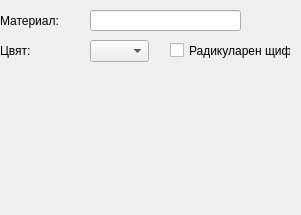
<?xml version="1.0" encoding="UTF-8"?>
<ui version="4.0">
 <class>ObturationView</class>
 <widget class="QWidget" name="ObturationView">
  <property name="geometry">
   <rect>
    <x>0</x>
    <y>0</y>
    <width>301</width>
    <height>215</height>
   </rect>
  </property>
  <property name="windowTitle">
   <string>ObturationView</string>
  </property>
  <widget class="QComboBox" name="combo_color">
   <property name="geometry">
    <rect>
     <x>90</x>
     <y>40</y>
     <width>59</width>
     <height>22</height>
    </rect>
   </property>
   <property name="editable">
    <bool>false</bool>
   </property>
  </widget>
  <widget class="QCheckBox" name="post_check">
   <property name="geometry">
    <rect>
     <x>170</x>
     <y>40</y>
     <width>121</width>
     <height>21</height>
    </rect>
   </property>
   <property name="text">
    <string>Радикуларен щифт</string>
   </property>
  </widget>
  <widget class="QLabel" name="label">
   <property name="geometry">
    <rect>
     <x>0</x>
     <y>40</y>
     <width>47</width>
     <height>21</height>
    </rect>
   </property>
   <property name="text">
    <string>Цвят:</string>
   </property>
  </widget>
  <widget class="QLabel" name="materialLabel">
   <property name="geometry">
    <rect>
     <x>0</x>
     <y>10</y>
     <width>61</width>
     <height>21</height>
    </rect>
   </property>
   <property name="text">
    <string>Материал:</string>
   </property>
  </widget>
  <widget class="LineEdit" name="materialEdit">
   <property name="geometry">
    <rect>
     <x>90</x>
     <y>10</y>
     <width>151</width>
     <height>21</height>
    </rect>
   </property>
  </widget>
  <widget class="SurfaceSelector" name="surfaceSelector" native="true">
   <property name="geometry">
    <rect>
     <x>0</x>
     <y>70</y>
     <width>301</width>
     <height>143</height>
    </rect>
   </property>
  </widget>
 </widget>
 <layoutdefault spacing="6" margin="11"/>
 <customwidgets>
  <customwidget>
   <class>LineEdit</class>
   <extends>QLineEdit</extends>
   <header location="global">View/uiComponents/qt_derived/LineEdit.h</header>
  </customwidget>
  <customwidget>
   <class>SurfaceSelector</class>
   <extends>QWidget</extends>
   <header>View/uiComponents/qt_derived/SurfaceSelector.h</header>
   <container>1</container>
  </customwidget>
 </customwidgets>
 <resources/>
 <connections/>
</ui>
